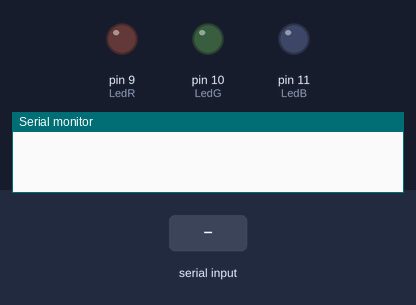
Bench run of a sketch on a simulated Arduino Uno, built with avr-gcc and run on an emulated ATmega328P. On the bench: output pins drawn as LEDs (lit = HIGH), the last lines printed to the serial monitor. The inputs (shaded band) are chosen by the test bench.

Above: at 1.2 s.
1.3 s: "AUTO" received over the second serial link
At 2.7 s:
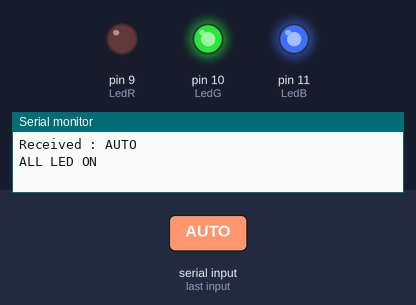
4.3 s: "R" received over the second serial link
At 6.2 s:
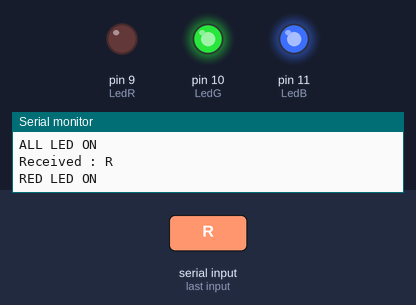
6.8 s: "G" received over the second serial link
At 7.7 s:
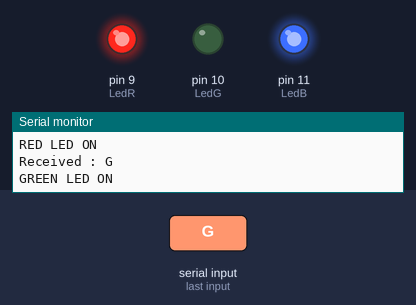
Timing chart, 0 to 9.8 s (numbered marks = the images above; inputs shaded):
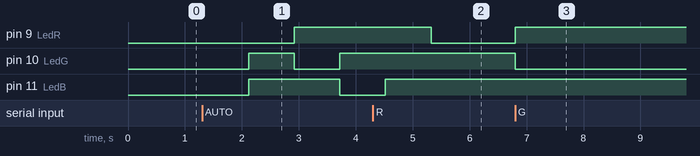

The sketch:

day_5_Lab12_Bluetooth_Spec1_LEDFULLCOLOR.ino
```cpp
#include <SoftwareSerial.h>
#define BT_TX 2
#define BT_RX 3
#define LedG 10
#define LedR 9
#define LedB 11

SoftwareSerial mySerial(BT_TX, BT_RX);
String myString = "";

void setup() {
  Serial.begin(9600);
  mySerial.begin(9600);
  pinMode(LedG, OUTPUT);
  pinMode(LedR, OUTPUT);
  pinMode(LedB, OUTPUT);
}

void loop() {
  while (mySerial.available()) {
    char myChar = (char)mySerial.read();
    myString += myChar;
    delay(5);
  }

  if (!myString.equals("")) {
    Serial.println("Received : " + myString);
    LED();
    myString = "";
  }
}

void LED() {
  if (myString == "R") {
    Serial.println("RED LED ON");
    analogWrite(LedR, 0);
    analogWrite(LedG, 255);
    analogWrite(LedB, 255);
  } else if (myString == "G") {
    Serial.println("GREEN LED ON");
    analogWrite(LedR, 255);
    analogWrite(LedG, 0);
    analogWrite(LedB, 255);
  } else if (myString == "B") {
    Serial.println("BLUE LED ON");
    analogWrite(LedR, 255);
    analogWrite(LedG, 255);
    analogWrite(LedB, 0);
  }

  else if (myString == "AUTO") {
    Serial.println("ALL LED ON");
    analogWrite(LedR, 0);
    analogWrite(LedG, 0);
    analogWrite(LedB, 0);
    delay(800);

    analogWrite(LedR, 0);
    analogWrite(LedG, 255);
    analogWrite(LedB, 255);
    delay(800);

    analogWrite(LedR, 255);
    analogWrite(LedG, 0);
    analogWrite(LedB, 255);
    delay(800);

    analogWrite(LedR, 255);
    analogWrite(LedG, 255);
    analogWrite(LedB, 0);
    delay(800);

     analogWrite(LedR, 255);
    analogWrite(LedG, 255);
    analogWrite(LedB, 255);
    delay(800);
  }
}
```

Measured:
- after the input at 1.3 s, pin 9 (LedR): LOW → HIGH after 1.6 s; pin 10 (LedG): LOW → HIGH after 0.82 s, → LOW 0.80 s later, → HIGH 0.80 s later; pin 11 (LedB): LOW → HIGH after 0.82 s, → LOW 1.6 s later
- after the input at 4.3 s, pin 9 (LedR): HIGH → LOW after 1.0 s
- after the input at 6.8 s, pin 9 (LedR): LOW → HIGH at once; pin 10 (LedG): HIGH → LOW at once
